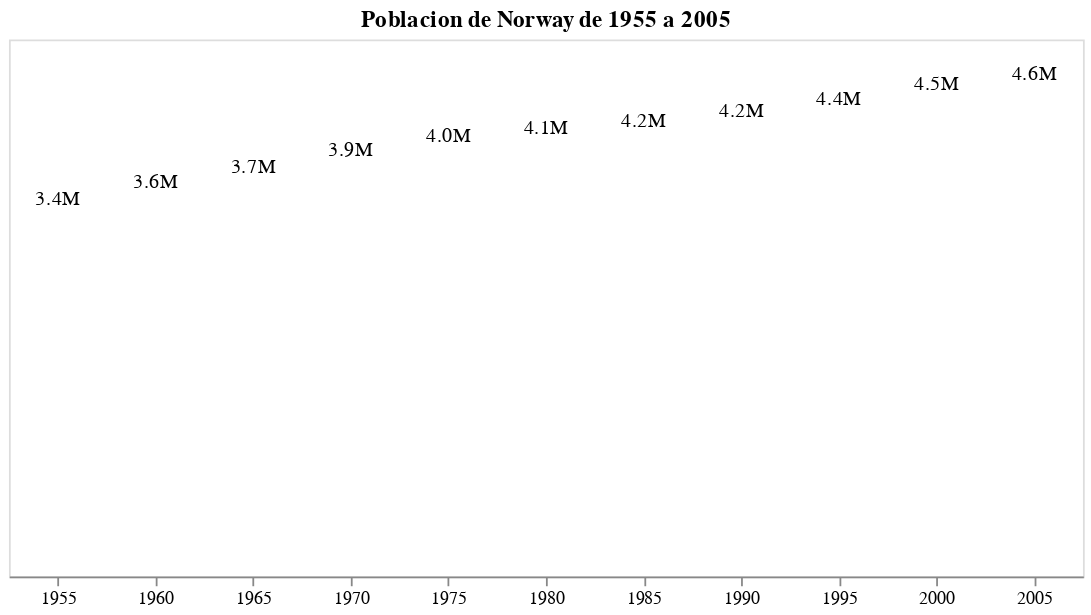

Notebook code cell kept with this figure:
### Code cell
etiquetas_dos

### Figure 1 — Vega-Lite specification as saved in the notebook (floating-point values rounded to 4 significant figures)
{"config": {"view": {"continuousWidth": 400, "continuousHeight": 300}}, "data": {"name": "data-349a86be8b76b1da5c8edf9eecd902a7"}, "mark": {"type": "text", "dy": -5}, "encoding": {"text": {"field": "pop", "format": ".2s", "type": "quantitative"}, "tooltip": {"field": "pop", "type": "quantitative"}, "x": {"axis": {"labelAngle": 0}, "field": "year", "title": "", "type": "ordinal"}, "y": {"axis": {"domain": false, "format": ".2s", "grid": false, "labels": false, "ticks": false}, "field": "pop", "title": "", "type": "quantitative"}}, "title": "Poblacion de Norway de 1955 a 2005", "width": 600, "$schema": "https://vega.github.io/schema/vega-lite/v4.17.0.json", "datasets": {"data-349a86be8b76b1da5c8edf9eecd902a7": [{"year": 1955, "country": "Norway", "cluster": 1, "pop": 3427409, "life_expect": 73.44, "fertility": 2.837}, {"year": 1960, "country": "Norway", "cluster": 1, "pop": 3581239, "life_expect": 73.47, "fertility": 2.898}, {"year": 1965, "country": "Norway", "cluster": 1, "pop": 3723153, "life_expect": 74.08, "fertility": 2.719}, {"year": 1970, "country": "Norway", "cluster": 1, "pop": 3877386, "life_expect": 74.34, "fertility": 2.248}, {"year": 1975, "country": "Norway", "cluster": 1, "pop": 4007313, "life_expect": 75.37, "fertility": 1.81}, {"year": 1980, "country": "Norway", "cluster": 1, "pop": 4085620, "life_expect": 75.97, "fertility": 1.687}, {"year": 1985, "country": "Norway", "cluster": 1, "pop": 4152419, "life_expect": 75.89, "fertility": 1.8}, {"year": 1990, "country": "Norway", "cluster": 1, "pop": 4242006, "life_expect": 77.32, "fertility": 1.886}, {"year": 1995, "country": "Norway", "cluster": 1, "pop": 4359101, "life_expect": 78.32, "fertility": 1.853}, {"year": 2000, "country": "Norway", "cluster": 1, "pop": 4492400, "life_expect": 79.05, "fertility": 1.801}, {"year": 2005, "country": "Norway", "cluster": 1, "pop": 4593041, "life_expect": 80.2, "fertility": 1.848}]}}
